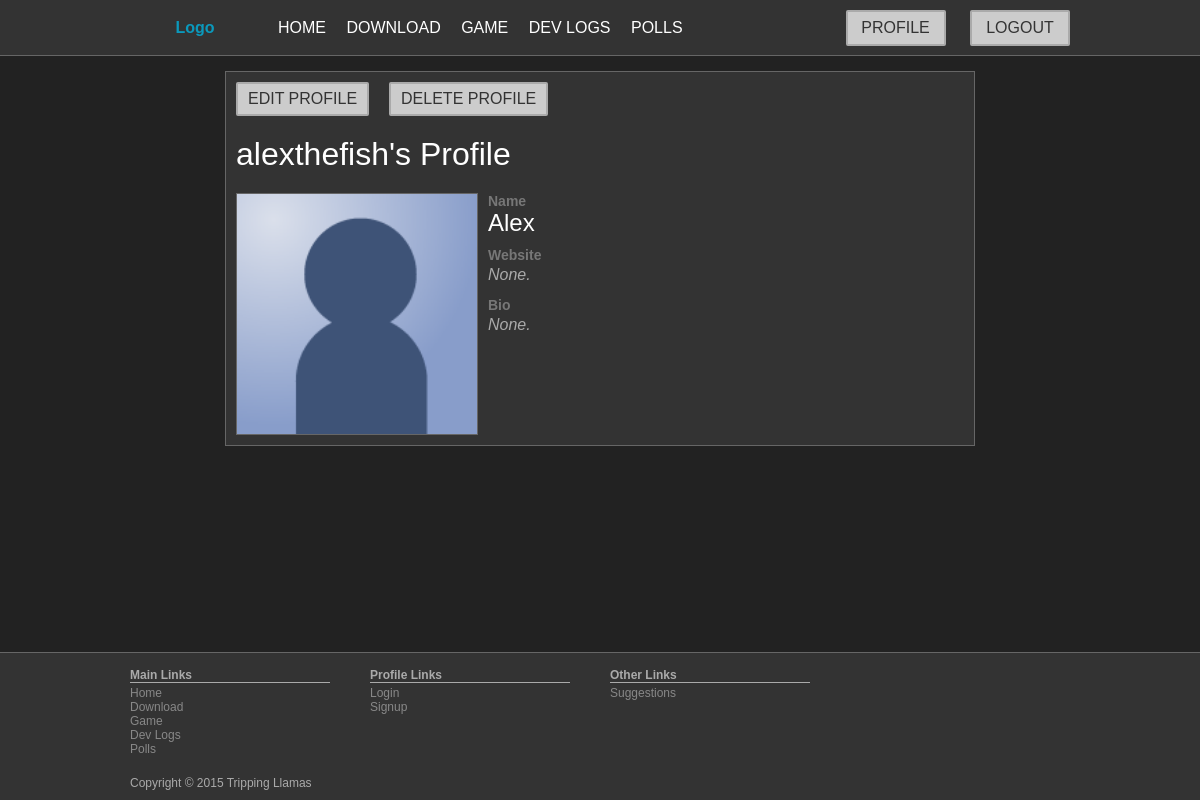
The page /deathtwoswag/profile.php?user_name=alexthefish (signed in) on the database its author committed.
### tables this page shows
CREATE TABLE IF NOT EXISTS `user` (
`id` int(10) unsigned NOT NULL,
  `user_name` varchar(30) NOT NULL,
  `password` varchar(100) NOT NULL,
  `real_name` varchar(50) NOT NULL,
  `date_created` timestamp NOT NULL DEFAULT CURRENT_TIMESTAMP,
  `website` varchar(255) DEFAULT NULL,
  `bio` text
);

CREATE TABLE IF NOT EXISTS `picture` (
`id` int(10) unsigned NOT NULL,
  `name` varchar(30) NOT NULL,
  `file_name` varchar(30) NOT NULL
);

### deathtwoswag/php/init.php (called while the page is built, shortened)
<?php
include_once "pictures.php";
function is_logged_in()
{
	return isset($_SESSION["user_id"]);
}
function get_user_name($user_id)
{
	$query = mysql_query("SELECT user_name FROM user WHERE id='$user_id'");
	if (mysql_num_rows($query) <= 0)
		return null;
	else
		return mysql_fetch_array($query)["user_name"];
}
?>

### deathtwoswag/php/pictures.php (called while the page is built, shortened)
<?php
function get_picture($name) {
	$query = mysql_query("SELECT * FROM picture WHERE name='$name'");
	if ($row = mysql_fetch_array($query))
		return $row["file_name"];
	return "null";
}
?>

### deathtwoswag/profile.php (the view, shortened to what this page needs)
<?php
include_once "php/init.php";
$user_name = $_GET["user_name"];
$query = mysql_query("SELECT * FROM user WHERE user_name='$user_name'");
$user = mysql_fetch_array($query);
$user_id        = $user["id"];
$user_website   = $user["website"];
$user_bio       = $user["bio"];
$user_real_name = $user["real_name"];
?>
<html lang="en">
<head>
	<link rel="stylesheet" href="css/styles.css" />
	<link rel="stylesheet" href="css/profile.css" />
</head>
<body>
	<?php
	include_once "php/header.php";
	?>
	<main>
		<section id="profile">
			<?php
			if (is_logged_in() and
			    ($user_id == $_SESSION["user_id"] or is_logged_in_as_admin()))
			{
				echo "<a href='profile_edit.php?user_name=$user_name' class='accent_button mgmt'>Edit Profile</a>" , PHP_EOL;
				echo "<a href='profile_delete.php?user_name=$user_name' class='accent_button mgmt'>Delete Profile</a>" , PHP_EOL;
			}
			echo   "<h1>$user_name's Profile</h1>" , PHP_EOL;
			echo   "<img src='" . get_picture("profile_image") . "' />" , PHP_EOL;
			echo   "<div class='details'>" , PHP_EOL;
			echo     "<label>Name</label>" , PHP_EOL;
			echo     "<h2 class='long_word'>$user_real_name</h2>", PHP_EOL;
			echo     "<label>Website</label>" , PHP_EOL;
			if ($user_website != null)
				echo   "<h2 class='long_word'>$user_website</h2>" , PHP_EOL;
			else
				echo   "<p class='none_given'>None.</p>" , PHP_EOL;
			echo     "<label>Bio</label>" , PHP_EOL;
			if ($user_bio != null)
				echo   "<p>$user_bio</p>" , PHP_EOL;
			else
				echo   "<p class='none_given'>None.</p>" , PHP_EOL;
			echo   "</div>" , PHP_EOL;
			?>
		</section>
	</main>
	<?php
	include_once "php/footer.php";
	?>
</body>
</html>

### deathtwoswag/css/styles.css (style rules this page uses)
* { margin: 0; padding: 0; }
html { box-sizing: border-box; }
*, *:before, *:after { box-sizing: inherit; }
* { color: #FFF; }
a { color: #E15119; text-decoration: none; }
h1, h2, h3, h4 { font-weight: normal; }
h1 { font-size: 32px; }
h2 { font-size: 24px; }
p { color: #EEE; font-size: 14px; line-height: 24px; }
body { background-color: #222; font-family: 'Arial'; }
.accent_button { background-color: #CCC; border: 2px solid #AAA; border-radius: 2px; color: #333; display: block; font-size: 16px; padding: 6px 10px; text-align: center; text-transform: uppercase; }
main { clear: both; padding: 15px 0 30px 0; margin: 0 auto; overflow: hidden; width: 80%; }

### deathtwoswag/css/profile.css (style rules this page uses)
#profile { background-color: #333; border: 1px solid #666; float: left; margin-top: 20px; overflow: hidden; padding: 10px; width: 650px; }
#profile .mgmt { float: left; margin-bottom: 20px; margin-right: 20px; }
#profile h1 { clear: both; margin-bottom: 20px; }
#profile img { border: 1px solid #666; float: left; height: auto; margin-right: 10px; width: 242px; }
#profile .details { overflow: hidden; }
#profile label { color: #777; display: block; font-size: 14px; font-weight: bold; margin-top: 10px; overflow: hidden; }
#profile label:first-of-type { margin-top: 0; }
#profile .long_word { word-break: break-all; }
#profile .none_given { color: #AAA; font-size: 16px; font-style: oblique; }
@media screen and (max-width: 1250px) { #profile { float: none; margin: 0 auto; width: 750px; } }

### rows shown on the page
user: user_name "alexthefish", real_name "Alex"
picture: file_name (picture)
